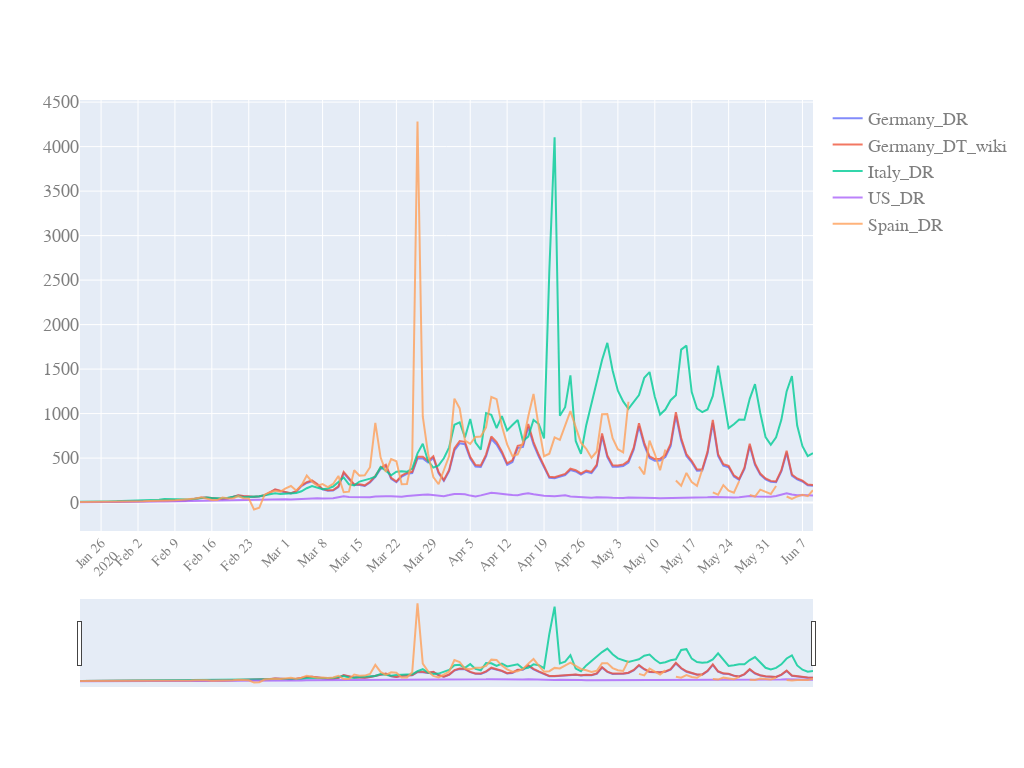

Notebook code for this chart:
### Code cell
quick_plot(df_analyse.date,df_analyse.iloc[60:200,[6,7,8,9,10]],y_scale='linear',slider=True)  #plotting more countries by selecting more cols in dataframe as list

### Figure 1 — Plotly figure (JSON) as saved in the notebook; plotly's stock layout.template omitted (floating-point values rounded to 4 significant figures; data arrays with more than 128 entries replaced by an {"elided": "..."} marker saying what was removed)
{"data": [{"name": "Germany_DR", "opacity": 0.8, "type": "scatter", "x": {"elided": "876 str values"}, "y": {"elided": "140 float values"}}, {"name": "Germany_DT_wiki", "opacity": 0.8, "type": "scatter", "x": {"elided": "876 str values"}, "y": {"elided": "140 float values"}}, {"name": "Italy_DR", "opacity": 0.8, "type": "scatter", "x": {"elided": "876 str values"}, "y": {"elided": "140 float values"}}, {"name": "US_DR", "opacity": 0.8, "type": "scatter", "x": {"elided": "876 str values"}, "y": {"elided": "140 float values"}}, {"name": "Spain_DR", "opacity": 0.8, "type": "scatter", "x": {"elided": "876 str values"}, "y": {"elided": "140 float values"}}], "layout": {"autosize": true, "font": {"color": "#7f7f7f", "family": "PT Sans, monospace", "size": 18}, "height": 768, "width": 1024, "xaxis": {"nticks": 20, "rangeslider": {"visible": true}, "tickangle": -45, "tickfont": {"color": "#7f7f7f", "size": 14}}, "yaxis": {"type": "linear"}}}
